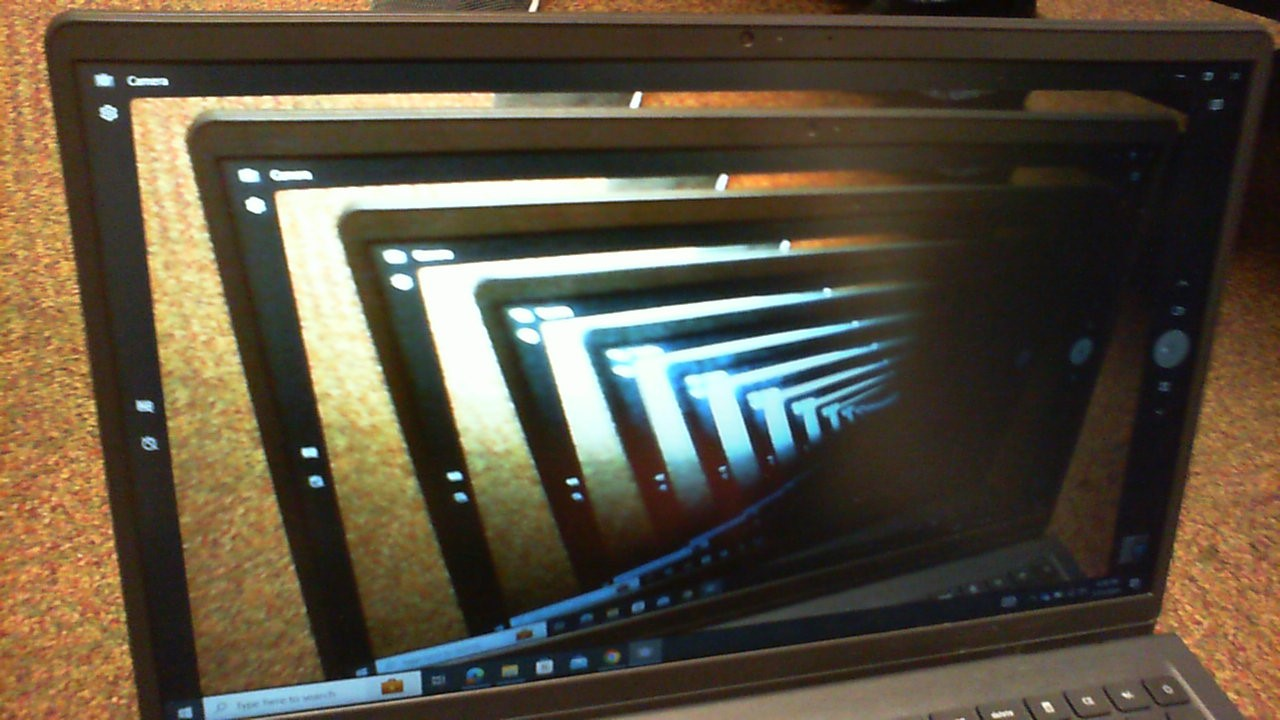
#> input picture BetterData/WIN_20240111_18_58_49_Pro.jpg, 1280 x 720 px, given in place of the camera
$ python detect_orange.py
#> lines starting #> are read from the running program, lines starting #| are printed output that depends on the picture; after the words box and inside, x2 and y2 are one past the last pixel; in counts of white or black regions, pixels touching at a corner belong together
#> further down, frame is the input picture: shape (720, 1280, 3); mean B, G, R 63.9, 81.1, 90.8
import cv2
import numpy as np

# Callback function for trackbar changes
def on_trackbar(val):
    pass

# Function to detect orange areas based on trackbar values
def detect_orange_areas(frame, lower_orange, upper_orange):
    # Convert the frame to HSV color space
    hsv = cv2.cvtColor(frame, cv2.COLOR_BGR2HSV)
#> hsv: shape (720, 1280, 3); mean H, S, V 40.1, 100.1, 96.7

    # Threshold the HSV image to get only orange colors
    mask = cv2.inRange(hsv, lower_orange, upper_orange)
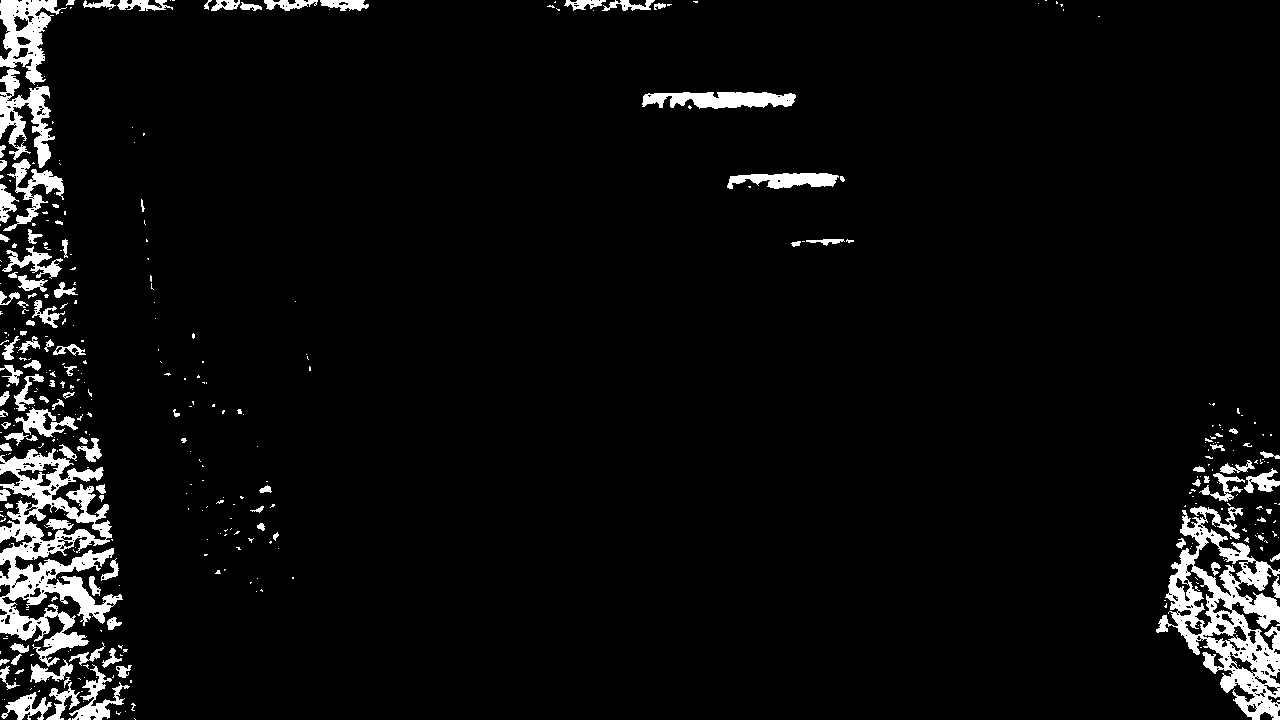
#> mask: shape (720, 1280); 4.9% white; 392 white regions (286 under 20 px), largest, box (x1, y1, x2, y2) and area: (0, 448, 123, 667) 10850, (1156, 506, 1280, 720) 10388, (0, 0, 67, 85) 2592

    # Apply a series of morphological operations to clean up the mask
    kernel = np.ones((5, 5), np.uint8)
    mask = cv2.morphologyEx(mask, cv2.MORPH_OPEN, kernel)
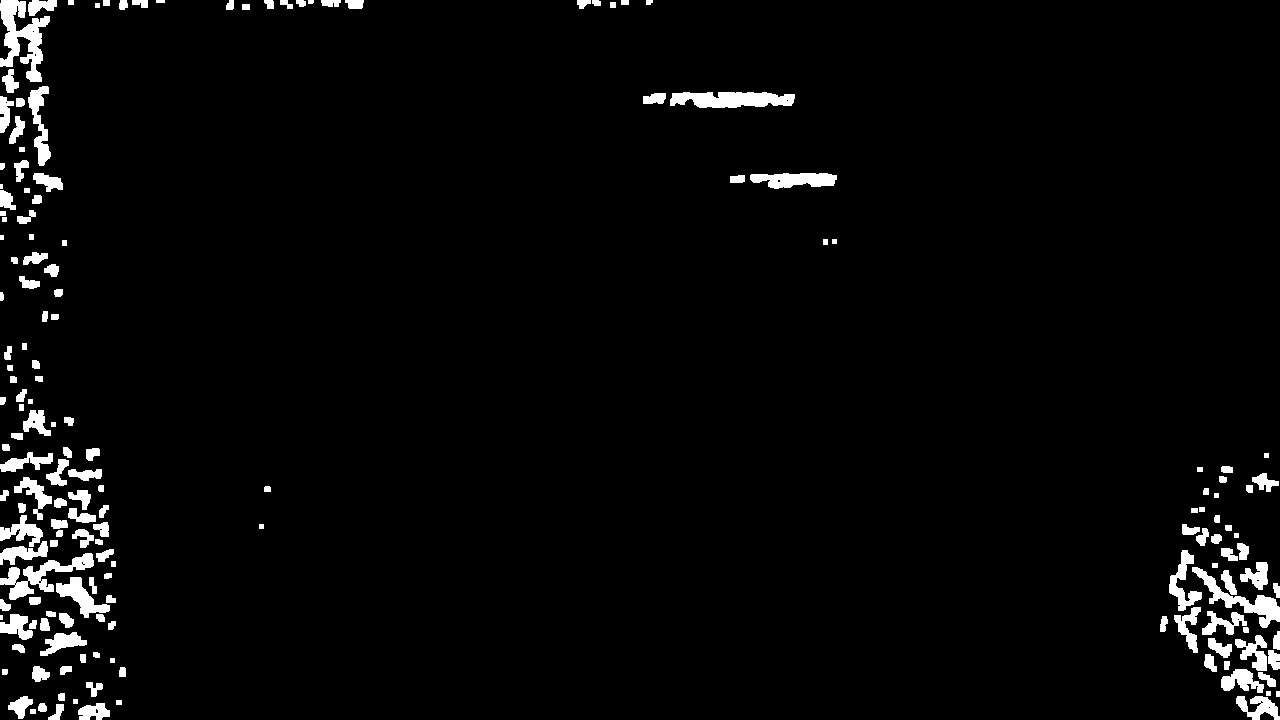
#> mask: shape (720, 1280); 3.3% white; 166 white regions (2 under 20 px), largest, box (x1, y1, x2, y2) and area: (0, 0, 50, 82) 1927, (670, 92, 795, 108) 1580, (0, 553, 94, 600) 1446
    mask = cv2.morphologyEx(mask, cv2.MORPH_CLOSE, kernel)
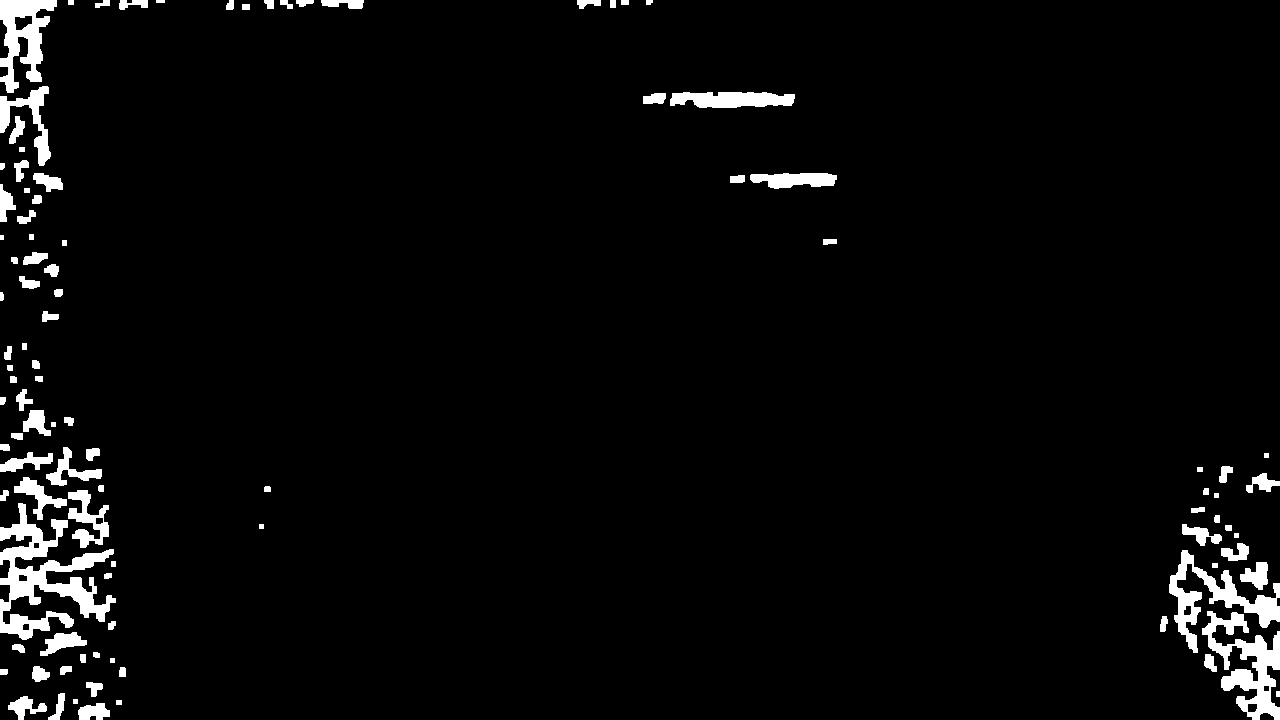
#> mask: shape (720, 1280); 3.5% white; 100 white regions, largest, box (x1, y1, x2, y2) and area: (0, 503, 116, 640) 5754, (1202, 611, 1280, 720) 3541, (1169, 550, 1280, 653) 3059

    # Apply the mask to the original frame
    result = cv2.bitwise_and(frame, frame, mask=mask)
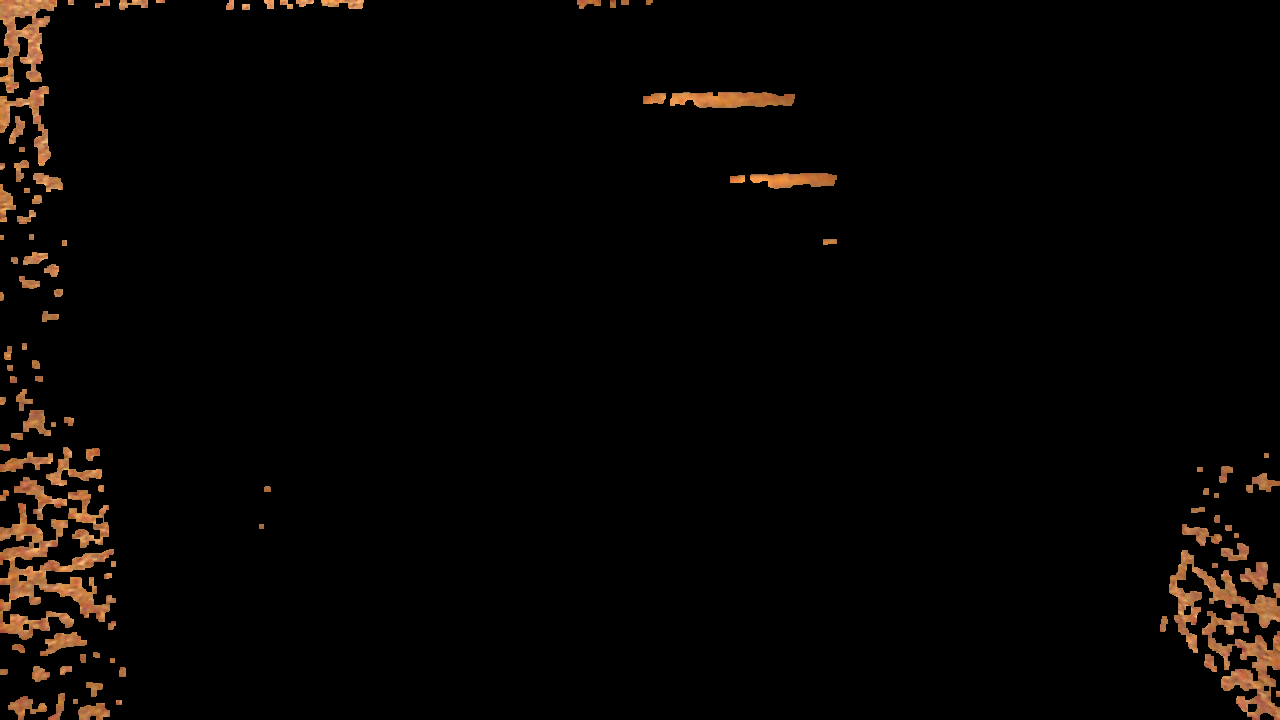
#> result: shape (720, 1280, 3); mean B, G, R 2.6, 4.3, 6.6

    return result

# Initialize the webcam
cap = cv2.VideoCapture(0)

# Create a window for the trackbars
cv2.namedWindow('Trackbars')

# Initialize trackbar values
lower_orange = np.array([0, 129, 160])
upper_orange = np.array([15, 198, 255])

# Create trackbars for adjusting HSV color range thresholds
cv2.createTrackbar('Hue Lower', 'Trackbars', lower_orange[0], 179, on_trackbar)
cv2.createTrackbar('Saturation Lower', 'Trackbars', lower_orange[1], 255, on_trackbar)
cv2.createTrackbar('Value Lower', 'Trackbars', lower_orange[2], 255, on_trackbar)
cv2.createTrackbar('Hue Upper', 'Trackbars', upper_orange[0], 179, on_trackbar)
cv2.createTrackbar('Saturation Upper', 'Trackbars', upper_orange[1], 255, on_trackbar)
cv2.createTrackbar('Value Upper', 'Trackbars', upper_orange[2], 255, on_trackbar)

while True:
    # Capture frame-by-frame
    ret, frame = cap.read()
    if not ret:
        break

    # Get trackbar values
    lower_orange[0] = cv2.getTrackbarPos('Hue Lower', 'Trackbars')
    lower_orange[1] = cv2.getTrackbarPos('Saturation Lower', 'Trackbars')
    lower_orange[2] = cv2.getTrackbarPos('Value Lower', 'Trackbars')
    upper_orange[0] = cv2.getTrackbarPos('Hue Upper', 'Trackbars')
    upper_orange[1] = cv2.getTrackbarPos('Saturation Upper', 'Trackbars')
    upper_orange[2] = cv2.getTrackbarPos('Value Upper', 'Trackbars')

    # Detect orange areas based on trackbar values
    detected_area = detect_orange_areas(frame, lower_orange, upper_orange)

    # Display the resulting frame
    cv2.imshow('Detected Orange Areas', detected_area)

    # Break the loop when 'q' is pressed
    if cv2.waitKey(1) & 0xFF == ord('q'):
#> (key q is pressed here)
        break

# Release the webcam and close all windows
cap.release()
cv2.destroyAllWindows()
